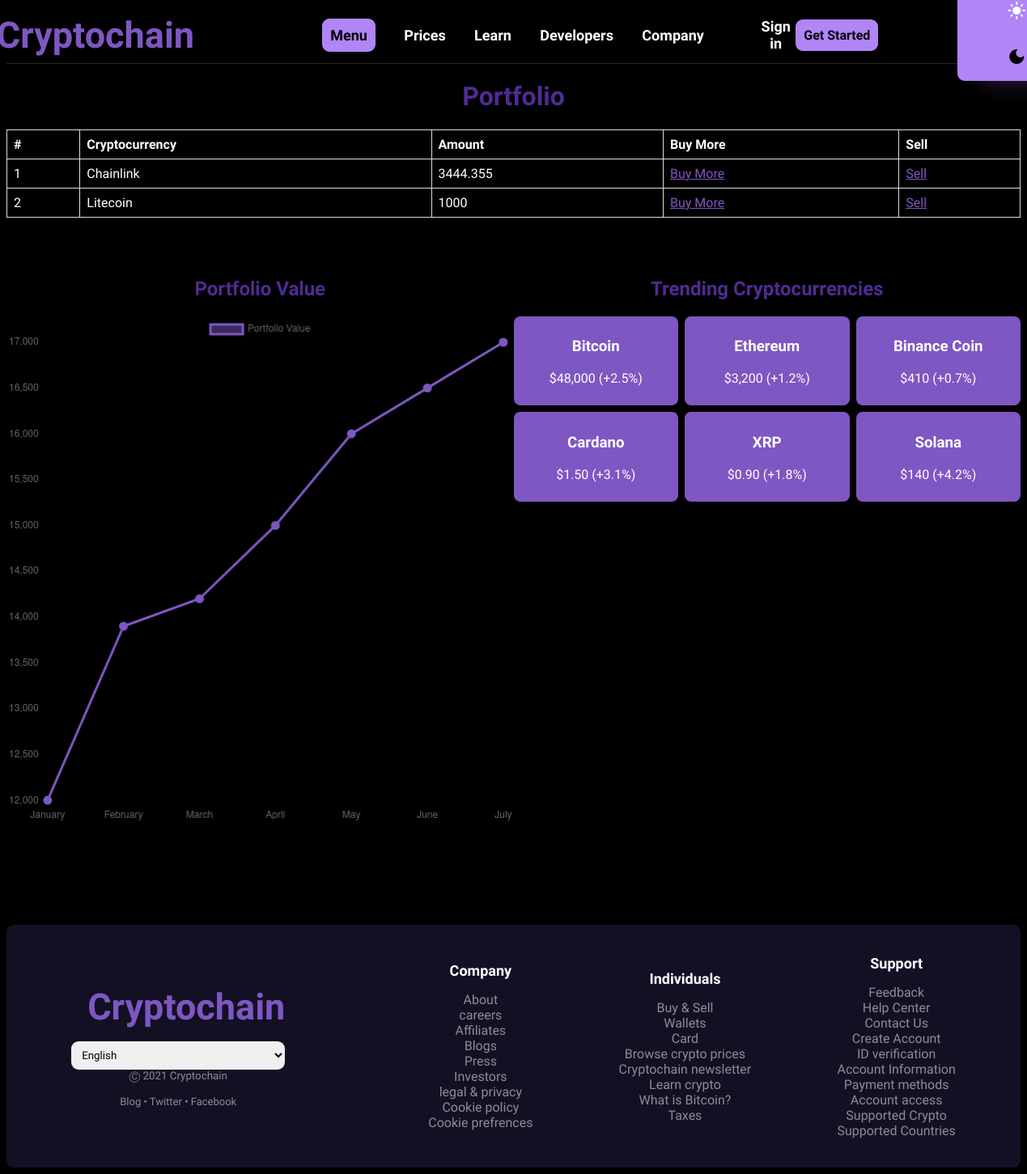
/index_dark/, run on an earlier commit of the app's database.
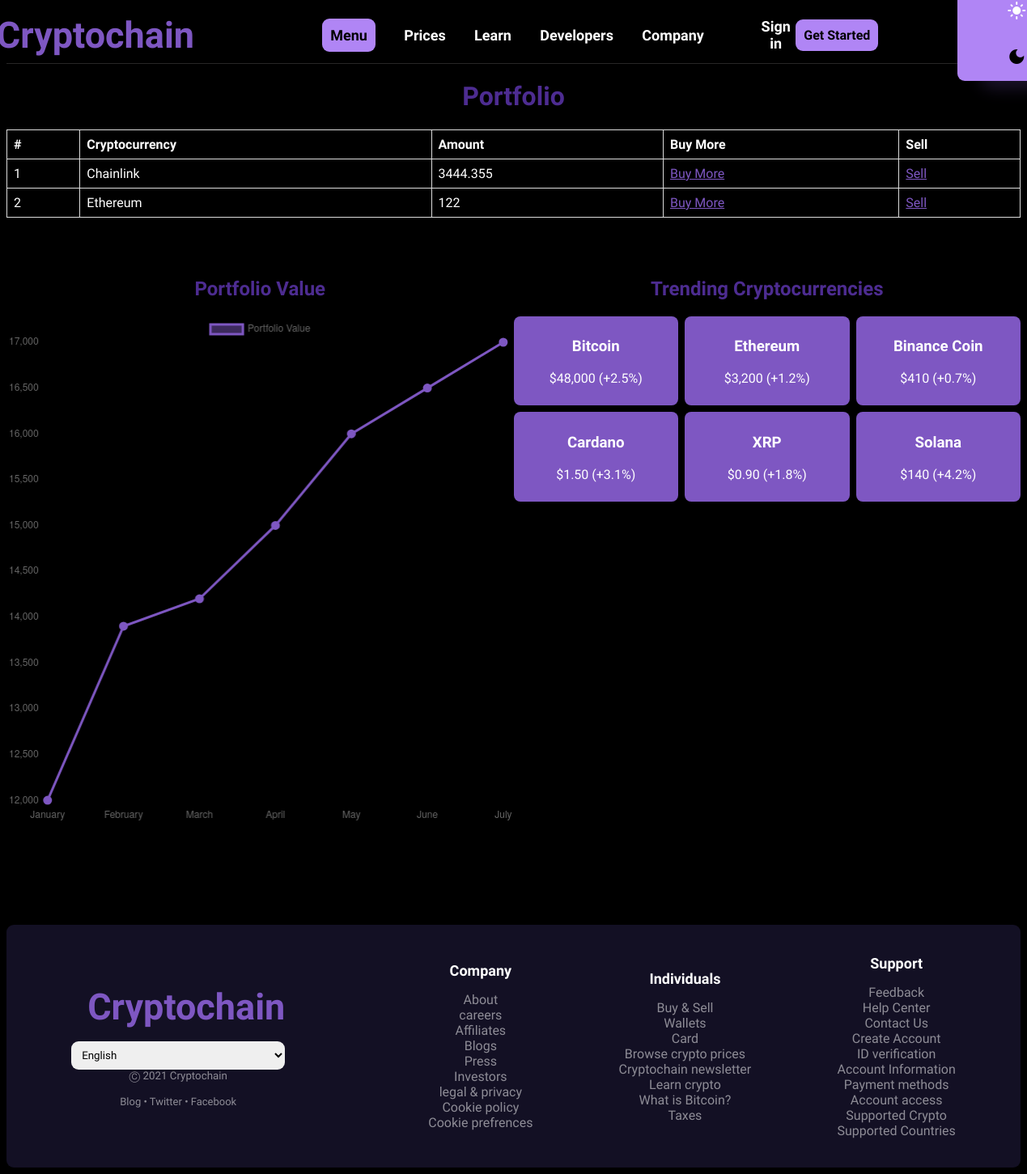
And on a later commit of the database.
### members/models.py (models this page shows)
class Members(models.Model):
  Cryptocurrency = models.CharField(max_length=255)
  Amount = models.CharField(max_length=255)

### members/views.py (the view)
# urls.py: path("index_dark/", views.index_dark, name="index_dark"),
def index_dark(request):
    member = Members.objects.all().values()
    template = loader.get_template("index-dark.html")
    context = {
        "member": member
    }
    return HttpResponse(template.render(context, request))

### members/templates/index-dark.html (shortened to what the changed rows need)
<!DOCTYPE html>
<html>
    <head>
        {% load static %}
        <link rel="stylesheet" href="{% static 'main-dark.css' %}">
    </head>
    <center>
    <body style="background-color: black;">
            <h1 style="font-family: 'Varela Round', sans-serif; color: #4d2c91;"> Portfolio </h1>
            <table style="border-collapse: collapse; width: 100%; font-family: 'Varela Round', sans-serif;">
                <thead>
                    <tr>
                        <th style="border: 1px solid #dddddd; text-align: left; padding: 8px; color: white;">#</th>
                        <th style="border: 1px solid #dddddd; text-align: left; padding: 8px; color: white;">Cryptocurrency</th>
                        <th style="border: 1px solid #dddddd; text-align: left; padding: 8px; color: white;">Amount</th>
                        <th style="border: 1px solid #dddddd; text-align: left; padding: 8px; color: white;">Buy More</th>
                        <th style="border: 1px solid #dddddd; text-align: left; padding: 8px; color: white;">Sell</th>
                    </tr>
                </thead>
                <tbody>
                    {% for x in member %}
                    <tr>
                        <td style="border: 1px solid #dddddd; text-align: left; padding: 8px;color: white;">{{ forloop.counter }}</td>
                        <td style="border: 1px solid #dddddd; text-align: left; padding: 8px; color: white;">{{x.Cryptocurrency}}</td>
                        <td style="border: 1px solid #dddddd; text-align: left; padding: 8px; color: white;">{{x.Amount}}</td>
                        <td style="border: 1px solid #dddddd; text-align:left;padding:8px;"><a href="update/{{ x.id }}" style="color:#7e57c2">Buy More</a></td>
                        <td style="border: 1px solid #dddddd;text-align:left;padding:8px;"><a href="delete1/{{ x.id }}" style="color:#7e57c2">Sell</a></td>
                    </tr>
                    {% endfor %}
                </tbody>
            </table>
            <br> <br> <br>
            <div style="display: flex;">
                <div style="flex: 1;">
                    <h2 style="font-family:'Varela Round', sans-serif;color:#4d2c91;">Portfolio Value</h2>
                </div>
                <div style="flex: 1;">
                    <h2 style="font-family:'Varela Round', sans-serif;color:#4d2c91;">Trending Cryptocurrencies</h2>
                </div>
            </div>
            <br>
            <script>
                var ctx = document.getElementById('myChart').getContext('2d');
                var gradient = ctx.createLinearGradient(0, 0, 0, 400);
                gradient.addColorStop(0, 'rgba(126, 87, 194, 0.5)');
                gradient.addColorStop(1, 'rgba(126, 87, 194, 0)');
                var myChart = new Chart(ctx, {
                    type: 'line',
                    data: {
                        labels: ['January', 'February', 'March', 'April', 'May', 'June', 'July'],
                        datasets: [{
                            label: 'Portfolio Value',
                            data: [12000, 13900, 14200, 15000, 16000, 16500, 17000],
                            backgroundColor: gradient,
                            borderColor:'#7e57c2',
                            borderWidth: 3,
                            pointBackgroundColor:'#7e57c2'
                        }]
                    },
                    options: {
                        scales:{
                            yAxes:[{
                                ticks:{
                                    beginAtZero:true
                                }
                            }]
                        },
                        elements:{
                            point:{
                                radius:4
                            }
                        },
                        legend:{
                            display:false
                        }
                    }
                });
            </script>
        <br> <br> <br> <br> <br> <br>
    </body>
</center>
</html>

What changed in the data, as far as the page shows it:
removed Members: Cryptocurrency "Litecoin", Amount "1000"
added Members: Cryptocurrency "Ethereum", Amount "122"
